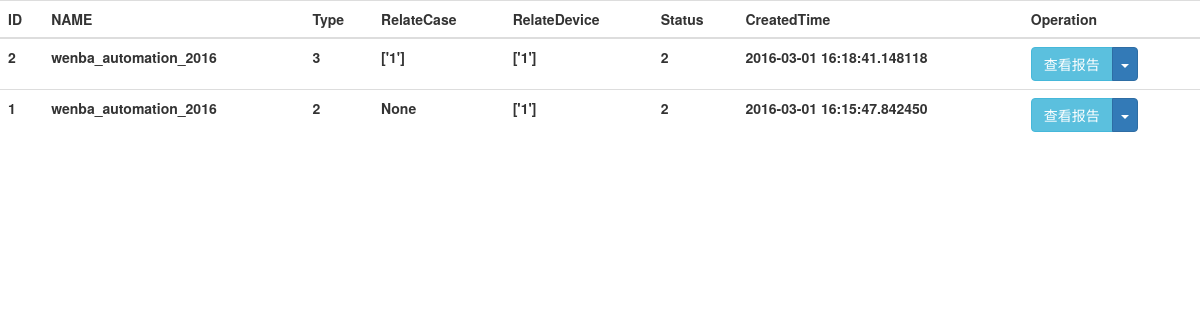
/jobs, run on an earlier commit of the app's database.
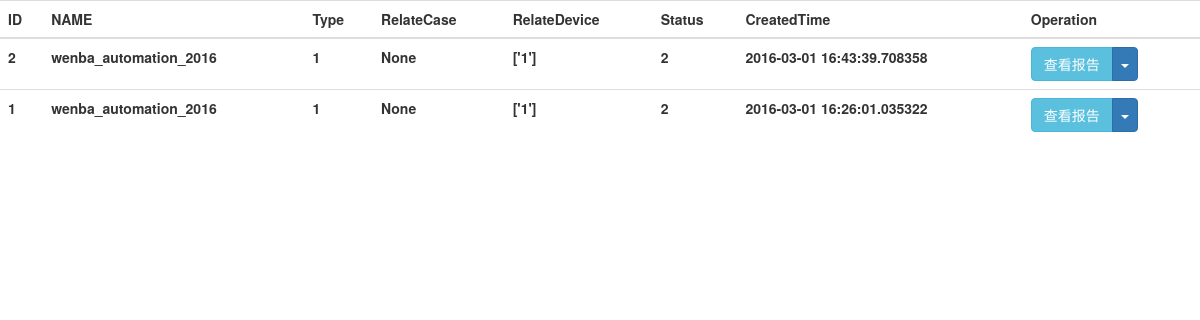
And on a later commit of the database.
### app/models.py (models this page shows, shortened)
class Testjob(db.Model):
	id = db.Column(db.Integer,primary_key=True)
	jobName = db.Column(db.String(64))
	jobType = db.Column(db.Integer)   # 0:兼容性  1:稳定性  2:功能性
	relateCases = db.Column(db.PickleType)
	relateDevices = db.Column(db.PickleType)
	testapk = db.Column(db.String(512))
	appPackage = db.Column(db.String(64))
	appActivity = db.Column(db.String(64))
	result = db.Column(db.Integer,default=0)
	reportID = db.Column(db.Integer,default=0)
	status = db.Column(db.Integer,default=0)
	createdtime = db.Column(db.DateTime,default=datetime.now)

### app/main/jobView.py (the view)
@main.route("/jobs")
def jobs():
	jobs = Testjob.query.all()
	return render_template("jobs.html",jobs=jobs[::-1])

### app/templates/jobs.html (shortened to what this page needs)
<!DOCTYPE html>
<html>
<head lang="en">
	<link rel="stylesheet" href="/static/bootstrap/css/bootstrap.min.css">
</head>
<body>
<table class="table">
	<thread>
		<tr>
			<th>ID</th>
			<th>NAME</th>
			<th>Type</th>
			<th>RelateCase</th>
			<th>RelateDevice</th>
			<th>Status</th>
			<th>CreatedTime</th>
			<th>Operation</th>
		</tr>
	</thread>
	<tbody>
	{% for job in jobs %}
		<tr>
			<th>{{ job.id }}</th>
			<th>{{ job.jobName }}</th>
			<th>{{ job.jobType }}</th>
			<th>{{ job.relateCases }}</th>
			<th>{{ job.relateDevices }}</th>
			<th>{{ job.status }}</th>
			<th>{{ job.createdtime }}</th>
			<th>
				<div class="btn-group">
					{% if job.status != 2 %}
						<button type="button" id="{{ job.id }}" class="btn btn-primary runbtn">运行</button>
						<a id="viewreport_{{ job.id }}" name="{{ job.id }}" class="btn btn-info viewreport" style="display:none">查看报告</a>
					{% else %}
						<a id="viewreport_{{ job.id }}" name="{{ job.id }}" class="btn btn-info viewreport">查看报告</a>
					{% endif %}
					<button type="button" class="btn btn-primary dropdown-toggle" data-toggle="dropdown" aria-haspopup="true" aria-expanded="false">
						<span class="caret"></span>
					</button>
				</div>
			</th>
		</tr>
	{% endfor %}
	</tbody>
</table>
</body>
</html>

What changed in the data, as far as the page shows it:
changed Testjob id 2: jobType "3" → "1"; relateCases "['1']" → "None"; createdtime "2016-03-01 16:18:41.148118" → "2016-03-01 16:43:39.708358"
changed Testjob id 1: jobType "2" → "1"; createdtime "2016-03-01 16:15:47.842450" → "2016-03-01 16:26:01.035322"
